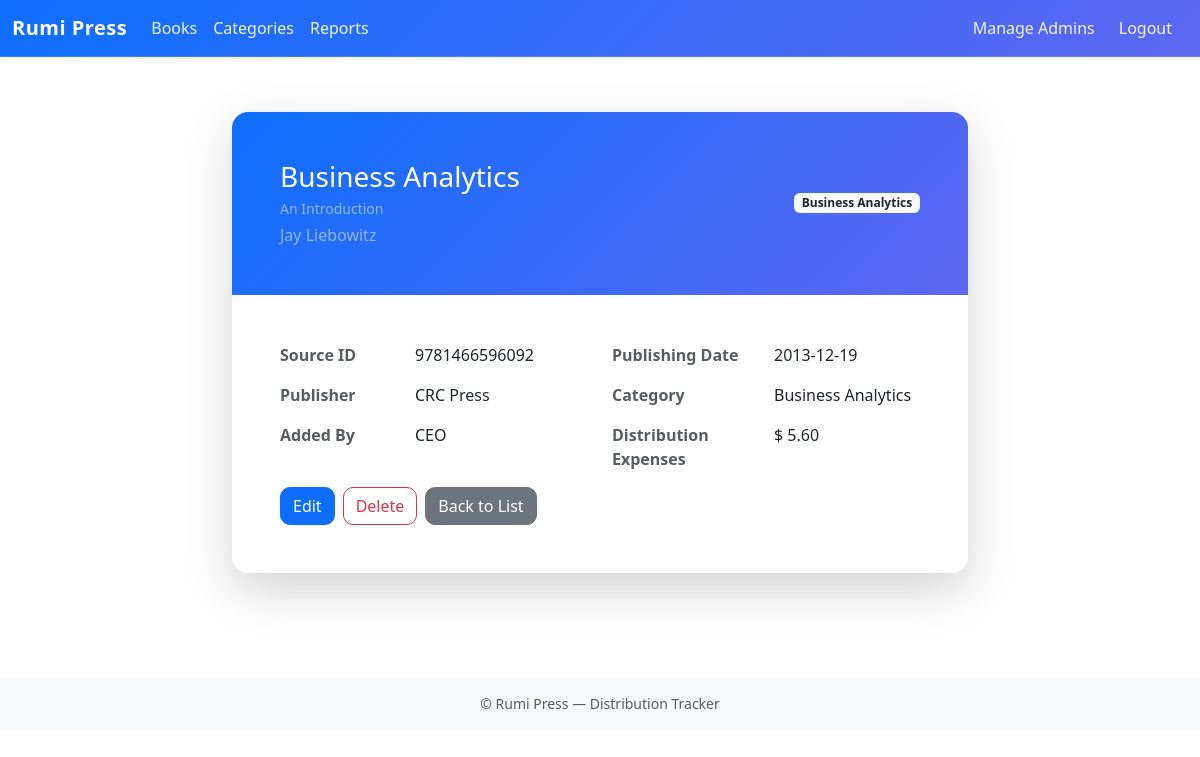
Page /distribution/books/4/ (signed in) on the committed database.
### distribution/models.py (models this page shows, shortened)
class Book(models.Model):
    source_id = models.CharField(max_length=64, null=True, blank=True, help_text="Original spreadsheet id / ISBN or source identifier")
    title = models.CharField(max_length=255)
    subtitle = models.CharField(max_length=500, null=True, blank=True)
    author = models.CharField(max_length=200)
    publisher = models.CharField(max_length=500, null=True, blank=True)
    publishing_date = models.DateField(null=True, blank=True)
    category = models.ForeignKey(Category, on_delete=models.PROTECT, related_name='books')
    distribution_expenses = models.DecimalField(max_digits=12, decimal_places=2, default=0)
    created_by = models.ForeignKey(settings.AUTH_USER_MODEL, null=True, blank=True, on_delete=models.SET_NULL)
    created_at = models.DateTimeField(auto_now_add=True)
    updated_at = models.DateTimeField(auto_now=True)
    class Meta:
        ordering = ['-publishing_date', 'title']

class Category(models.Model):
    name = models.CharField(max_length=100, unique=True)
    description = models.TextField(blank=True)
    created_by = models.ForeignKey(settings.AUTH_USER_MODEL, null=True, blank=True, on_delete=models.SET_NULL)
    class Meta:
        ordering = ['name']
        verbose_name_plural = "Categories"

### distribution/views.py (the view)
# urls.py: path("books/<int:pk>/", views.BookDetailView.as_view(), name="book_detail"),
class BookDetailView(LoginRequiredMixin, AuditLoggingMixin, DetailView):
    model = Book
    template_name = 'distribution/book_details.html'

### accounts/context_processors.py (called while the page is built)
def is_admin_flag(request):
    try:
        return { 'is_admin': is_admin(request.user) }
    except Exception:
        return { 'is_admin': False }

### accounts/mixins.py (called while the page is built)
def is_admin(user) -> bool:
    return user.is_authenticated and user.groups.filter(name="Admin").exists()

    def dispatch(self, request, *args, **kwargs):
        response = super().dispatch(request, *args, **kwargs)
        try:
            if request.user.is_authenticated and is_admin(request.user):
                action = "read" if request.method == "GET" else "update"
                model = self.model.__name__ if hasattr(self, "model") else self.__class__.__name__
                obj_id = ""
                if hasattr(self, "object") and getattr(self, "object", None):
                    obj_id = str(self.object.pk)
                AuditLog.objects.create(
                    actor=request.user,
                    action=action,
                    model=model,
                    object_id=obj_id,
                    details=f"path={request.path} method={request.method}",
                )
        except Exception:
            pass
        return response

### distribution/templates/distribution/book_details.html (shortened to what this page needs)
{% extends "base.html" %}
{% block content %}
<div class="container mt-4">
  <div class="row justify-content-center">
    <div class="col-md-10 col-lg-8">
      <div class="card border-0 rounded-4 shadow-lg mb-4">
        <div class="card-body p-0">
          <div class="bd-header bg-primary rounded-top-4 p-4 p-md-5">
            <div class="d-flex align-items-center justify-content-between">
              <div>
                <h3 class="mb-1 text-white">{{ object.title }}</h3>
                {% if object.subtitle %}
                <div class="text-white-50 small mb-1">{{ object.subtitle }}</div>
                {% endif %}
                <div class="text-white-50">{{ object.author }}</div>
              </div>
              <span class="badge bg-light text-dark">{{ object.category.name|title }}</span>
            </div>
          </div>
          <div class="p-4 p-md-5">
            <div class="row g-4 mb-3">
              <div class="col-md-6">
                <dl class="row g-3 mb-0">
                  <dt class="col-sm-5 text-muted">Source ID</dt>
                  <dd class="col-sm-7">{{ object.source_id|default:"—" }}</dd>
                  <dt class="col-sm-5 text-muted">Publisher</dt>
                  <dd class="col-sm-7">{{ object.publisher|default:"—" }}</dd>
                  <dt class="col-sm-5 text-muted">Added By</dt>
                  <dd class="col-sm-7">{{ object.created_by|default:"—" }}</dd>
                </dl>
              </div>
              <div class="col-md-6">
                <dl class="row g-3 mb-0">
                  <dt class="col-sm-6 text-muted">Publishing Date</dt>
                  <dd class="col-sm-6">{{ object.publishing_date|date:"Y-m-d"|default:"—" }}</dd>
                  <dt class="col-sm-6 text-muted">Category</dt>
                  <dd class="col-sm-6">{{ object.category.name|title|default:"—" }}</dd>
                  <dt class="col-sm-6 text-muted">Distribution Expenses</dt>
                  <dd class="col-sm-6">$ {{ object.distribution_expenses|floatformat:2 }}</dd>
                </dl>
              </div>
            </div>
            <div class="d-flex gap-2">
              <a class="btn btn-primary" href="{% url 'distribution:book_edit' object.pk %}">Edit</a>
              <a class="btn btn-outline-danger" href="{% url 'distribution:book_delete' object.pk %}">Delete</a>
              <a class="btn btn-secondary" href="{% url 'distribution:book_list' %}">Back to List</a>
            </div>
          </div>
        </div>
      </div>
    </div>
  </div>
</div>
{% endblock %}

### distribution/static/distribution/css/site.css (style rules this page uses)
:root { --rp-accent: #0d6efd; --rp-border: #dee2e6; --rp-muted: #6c757d; }
dl.row.g-3 dt { font-weight: 600; }
dl.row.g-3 dd { margin-bottom: 0; }
.bd-header { background: linear-gradient(135deg, rgba(13,110,253,.95), rgba(99,102,241,.95)); }
.rp-main .card { border-radius: 16px; border: none; box-shadow: 0 8px 24px rgba(0,0,0,.06); }
.rp-main .btn { border-radius: 10px; }

### rumipress/templates/base.html (style rules this page uses)
body { padding-top:72px; }

### rows in the picture
Book: title "Business Analytics", subtitle "An Introduction", author "Jay Liebowitz", category.name "Business Analytics", source_id "9781466596092", publisher "CRC Press", created_by "CEO", publishing_date "2013-12-19", distribution_expenses "5.60"
